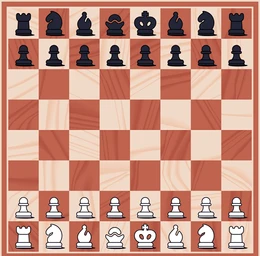
#> input picture experiments/board.png, 260 x 256 px
$ python step_04_warp.py
#> lines starting #> are read from the running program, lines starting #| are printed output that depends on the picture; after the words box and inside, x2 and y2 are one past the last pixel; in counts of white or black regions, pixels touching at a corner belong together
import cv2
import numpy as np

# 1. Load, prep, and find the 4 corners of the board (from M1 & M2)
image = cv2.imread("board.png")
#> image is the input picture: shape (256, 260, 3); mean B, G, R 130.7, 146.8, 198.8
gray = cv2.cvtColor(image, cv2.COLOR_BGR2GRAY)
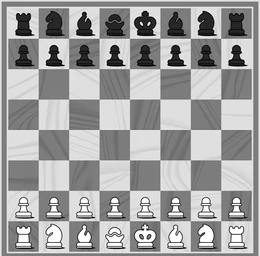
#> gray: shape (256, 260); min 0, max 255, mean 160.5
blurred = cv2.GaussianBlur(gray, (5, 5), 0)
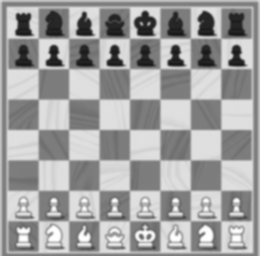
#> blurred: shape (256, 260); min 24, max 255, mean 160.3
edges = cv2.Canny(blurred, 50, 150)
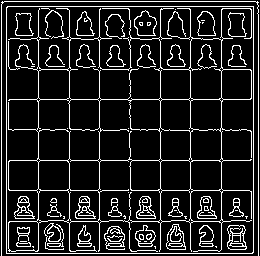
#> edges: shape (256, 260); 13.4% white in thin lines or dots

contours, _ = cv2.findContours(edges, cv2.RETR_EXTERNAL, cv2.CHAIN_APPROX_SIMPLE)
#> contours = 2 contours, 1 with area under 20; largest, box (x1, y1, x2, y2) and area: (6, 6, 254, 254) 61008
contours = sorted(contours, key=cv2.contourArea, reverse=True)
biggest_contour = contours[0]
#> biggest_contour = [[7, 6], [6, 7], [6, 253], [252, 253], [253, 252], [253, 6]]
perimeter = cv2.arcLength(biggest_contour, True)
#> perimeter = 986.8
approx_corners = cv2.approxPolyDP(biggest_contour, 0.02 * perimeter, True)
#> approx_corners = [[7, 6], [6, 253], [252, 253], [253, 6]]

# Ensure we actually found 4 corners
if len(approx_corners) == 4:
    # Reshape the corners into a clean 4x2 matrix and sort them
    # (Top-Left, Top-Right, Bottom-Right, Bottom-Left)
    pts = approx_corners.reshape(4, 2)
#> pts = [[7, 6], [6, 253], [252, 253], [253, 6]]

    # Mathematical sorting based on coordinates
    rect = np.zeros((4, 2), dtype="float32")
    s = pts.sum(axis=1)
#> s = [13, 259, 505, 259]
    rect[0] = pts[np.argmin(s)]        # Top-left has smallest sum
    rect[2] = pts[np.argmax(s)]        # Bottom-right has largest sum

    diff = np.diff(pts, axis=1)
#> diff = [-1, 247, 1, -247]
    rect[1] = pts[np.argmin(diff)]     # Top-right has smallest difference
    rect[3] = pts[np.argmax(diff)]     # Bottom-left has largest difference

    # 2. Define the size of our clean, flattened destination image (e.g., 800x800 pixels)
    side_length = 800
    dst = np.array([
        [0, 0],
        [side_length - 1, 0],
        [side_length - 1, side_length - 1],
        [0, side_length - 1]
    ], dtype="float32")

    # 3. Calculate the mathematical Transformation Matrix
    matrix = cv2.getPerspectiveTransform(rect, dst)

    # 4. Apply the transformation to warp the image flat!
    warped_board = cv2.warpPerspective(image, matrix, (side_length, side_length))
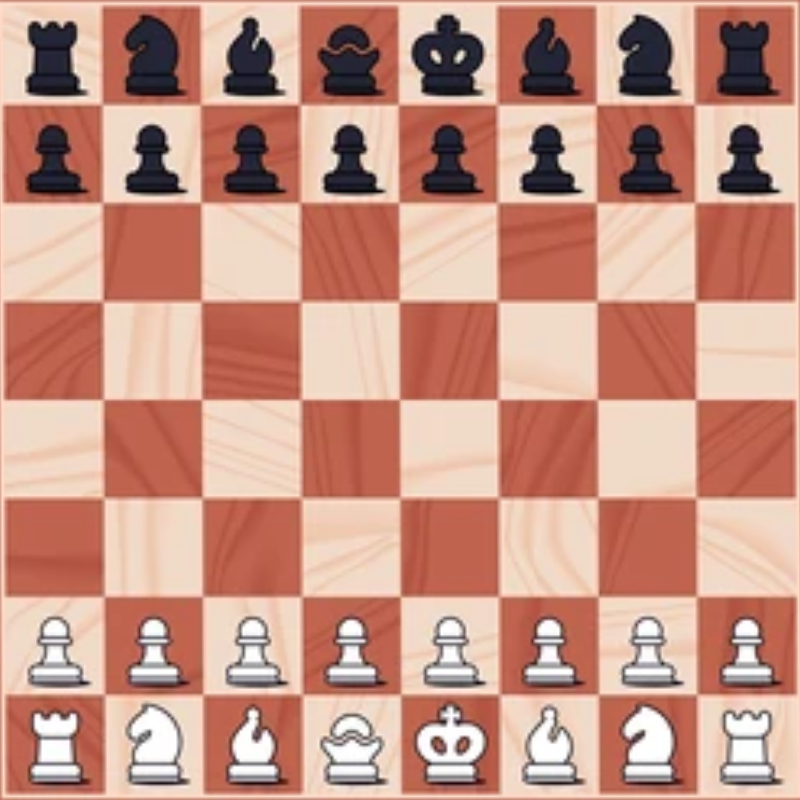
#> warped_board: shape (800, 800, 3); mean B, G, R 132.7, 148.4, 198.6

    # 5. Show the magic result
    cv2.imshow("Original Tilted Board", image)
    cv2.imshow("Flattened Birds-Eye Board", warped_board)
    cv2.waitKey(0)
    cv2.destroyAllWindows()
else:
    print("Error: Could not find 4 distinct corners. Try a clearer image.")
